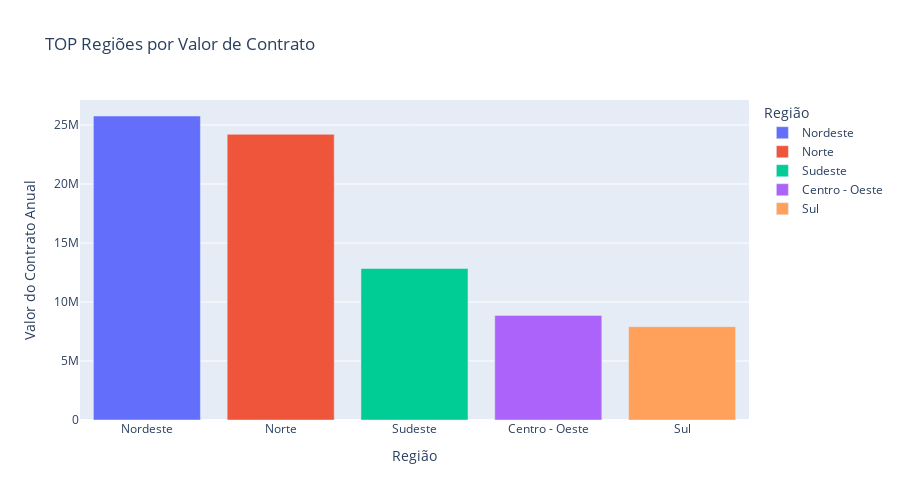

Notebook source saved alongside this figure:
### Markdown cell above
<p>TOP Regiões por Valor de Contrato</p>

### Code cell
# Consulta SQL para selecionar os TOP regiões por valor de contrato
query_top_clients = """
    SELECT reg.regiao, SUM(cli.valor_contrato_anual) as total_contrato_anual
    FROM df_clients AS cli
    INNER JOIN df_cep AS reg ON cli.cep = reg.cep
    GROUP BY reg.regiao
    ORDER BY total_contrato_anual DESC
    LIMIT 5;
"""

df_top_clients_reg = pysqldf(query_top_clients)

# Criar gráfico de barras agrupadas
fig = px.bar(df_top_clients_reg, x='regiao', y='total_contrato_anual', color='regiao',
             labels={'total_contrato_anual': 'Valor do Contrato Anual', 'regiao': 'Região'},
             title='TOP Regiões por Valor de Contrato',
             height=500)
             

# Exibir a figura
fig.show()

### Figure 1 — Plotly figure (JSON) as saved in the notebook; plotly's stock layout.template omitted (floating-point values rounded to 4 significant figures)
{"data": [{"alignmentgroup": "True", "hovertemplate": "Região=%{x}<br>Valor do Contrato Anual=%{y}<extra></extra>", "legendgroup": "Nordeste", "marker": {"color": "#636efa", "pattern": {"shape": ""}}, "name": "Nordeste", "offsetgroup": "Nordeste", "orientation": "v", "showlegend": true, "textposition": "auto", "type": "bar", "x": ["Nordeste"], "xaxis": "x", "y": [25767000], "yaxis": "y"}, {"alignmentgroup": "True", "hovertemplate": "Região=%{x}<br>Valor do Contrato Anual=%{y}<extra></extra>", "legendgroup": "Norte", "marker": {"color": "#EF553B", "pattern": {"shape": ""}}, "name": "Norte", "offsetgroup": "Norte", "orientation": "v", "showlegend": true, "textposition": "auto", "type": "bar", "x": ["Norte"], "xaxis": "x", "y": [24214500], "yaxis": "y"}, {"alignmentgroup": "True", "hovertemplate": "Região=%{x}<br>Valor do Contrato Anual=%{y}<extra></extra>", "legendgroup": "Sudeste", "marker": {"color": "#00cc96", "pattern": {"shape": ""}}, "name": "Sudeste", "offsetgroup": "Sudeste", "orientation": "v", "showlegend": true, "textposition": "auto", "type": "bar", "x": ["Sudeste"], "xaxis": "x", "y": [12838500], "yaxis": "y"}, {"alignmentgroup": "True", "hovertemplate": "Região=%{x}<br>Valor do Contrato Anual=%{y}<extra></extra>", "legendgroup": "Centro - Oeste", "marker": {"color": "#ab63fa", "pattern": {"shape": ""}}, "name": "Centro - Oeste", "offsetgroup": "Centro - Oeste", "orientation": "v", "showlegend": true, "textposition": "auto", "type": "bar", "x": ["Centro - Oeste"], "xaxis": "x", "y": [8865000], "yaxis": "y"}, {"alignmentgroup": "True", "hovertemplate": "Região=%{x}<br>Valor do Contrato Anual=%{y}<extra></extra>", "legendgroup": "Sul", "marker": {"color": "#FFA15A", "pattern": {"shape": ""}}, "name": "Sul", "offsetgroup": "Sul", "orientation": "v", "showlegend": true, "textposition": "auto", "type": "bar", "x": ["Sul"], "xaxis": "x", "y": [7911000], "yaxis": "y"}], "layout": {"barmode": "relative", "height": 500, "legend": {"title": {"text": "Região"}, "tracegroupgap": 0}, "title": {"text": "TOP Regiões por Valor de Contrato"}, "xaxis": {"anchor": "y", "categoryarray": ["Nordeste", "Norte", "Sudeste", "Centro - Oeste", "Sul"], "categoryorder": "array", "domain": [0, 1], "title": {"text": "Região"}}, "yaxis": {"anchor": "x", "domain": [0, 1], "title": {"text": "Valor do Contrato Anual"}}}}
